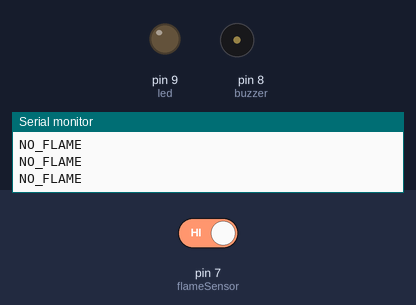
The program below on a simulated Arduino Uno, built with avr-gcc and run on an emulated ATmega328P. On the bench: output pins drawn as LEDs (lit = HIGH), buzzer (waves = sounding, pin HIGH), the last lines printed to the serial monitor. The inputs (shaded band) are chosen by the test bench; at power-on: pin 7 (flameSensor) HIGH.

Above: at 1.2 s.
1.3 s: pin 7 (flameSensor) driven LOW
At 2.0 s:
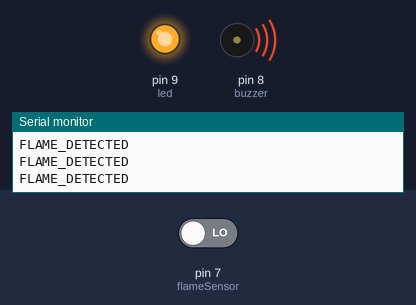
Timing chart, 0 to 4.3 s (numbered marks = the images above; inputs shaded):
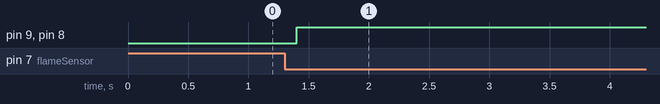

The program:

main.cpp
```cpp
#include <Arduino.h>

int flameSensor = 7;
int buzzer = 8;
int led = 9;

unsigned long flameHoldStart = 0;
const unsigned long holdDuration = 60000; // 60 seconds

bool flameState = false;

void setup() {

  pinMode(flameSensor, INPUT);
  pinMode(buzzer, OUTPUT);
  pinMode(led, OUTPUT);

  Serial.begin(9600);

}

void loop() {

  int sensorValue = digitalRead(flameSensor);

  // If flame detected
  if (sensorValue == LOW) {

    flameState = true;
    flameHoldStart = millis();
  }

  // Check hold duration
  if (flameState && millis() - flameHoldStart <= holdDuration) {

    Serial.println("FLAME_DETECTED");

    digitalWrite(buzzer, HIGH);
    digitalWrite(led, HIGH);
  }
  else {

    flameState = false;

    Serial.println("NO_FLAME");

    digitalWrite(buzzer, LOW);
    digitalWrite(led, LOW);
  }

  delay(200);
}
```

Measured:
- after the input at 1.3 s, pin 9 (led), pin 8 (buzzer): LOW → HIGH after 0.10 s
